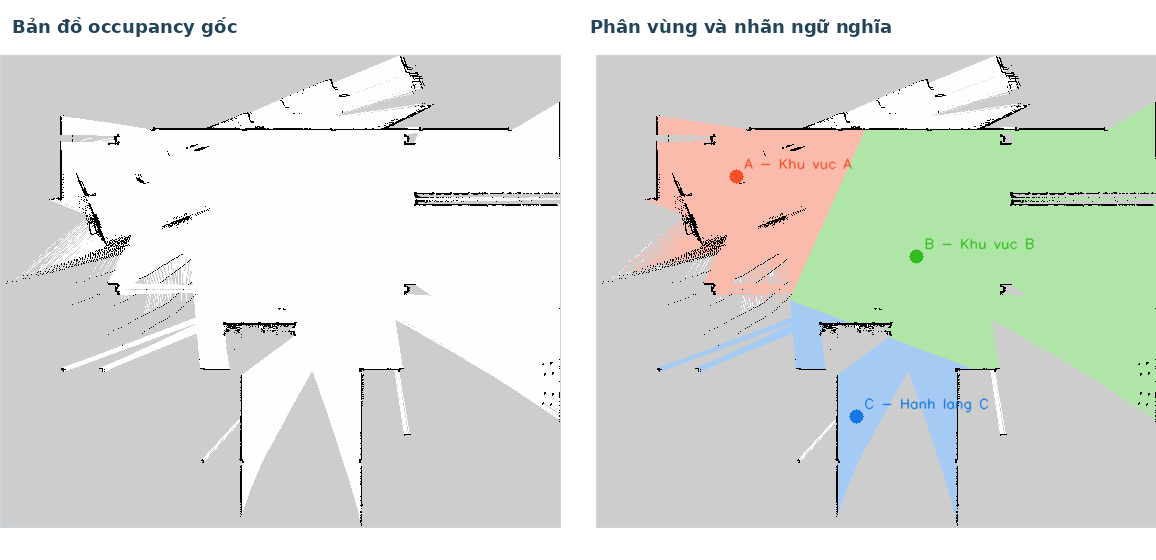
#> input picture reports/figures/map_so_sanh.png, 1156 x 560 px; its folder holds 4 pictures in this run; the run also reads 1 picture not shown here
$ python generate_report.py
#> lines starting #> are read from the running program, lines starting #| are printed output that depends on the picture
#!/usr/bin/env python3
"""Build an illustrated, editable DOCX report with embedded figures and tables."""
from pathlib import Path
from zipfile import ZipFile, ZIP_DEFLATED
from xml.sax.saxutils import escape
from PIL import Image

ROOT = Path(__file__).resolve().parents[1]
REPORTS = ROOT / 'reports'
FIG = REPORTS / 'figures'
OUT = REPORTS / 'bao_cao_bai_thuc_hanh_07.docx'
PAGE_W, PAGE_H = 11906, 16838
MARGIN = 900
CONTENT_W = PAGE_W - 2*MARGIN
EMU = 914400
IMG_IDS = {}

def r(text, size=22, bold=False, color=None, italic=False, font='Times New Roman'):
    p = [f'<w:rFonts w:ascii="{font}" w:hAnsi="{font}" w:eastAsia="{font}"/>',f'<w:sz w:val="{size}"/>']
    if bold: p.append('<w:b/>')
    if italic: p.append('<w:i/>')
    if color: p.append(f'<w:color w:val="{color}"/>')
    return '<w:r><w:rPr>'+''.join(p)+'</w:rPr><w:t xml:space="preserve">'+escape(text)+'</w:t></w:r>'

def p(text='', size=22, bold=False, color=None, align=None, before=0, after=110, italic=False, indent=0):
    props=[f'<w:spacing w:before="{before}" w:after="{after}" w:line="290" w:lineRule="auto"/>']
    if align: props.append(f'<w:jc w:val="{align}"/>')
    if indent: props.append(f'<w:ind w:left="{indent}"/>')
    return '<w:p><w:pPr>'+''.join(props)+'</w:pPr>'+r(text,size,bold,color,italic)+'</w:p>'

def heading(text, level=1):
    size=30 if level==1 else 25
    return p(text,size=size,bold=True,color='174A70',before=100 if level==1 else 80,after=120)

# [4 lines left out: function rich_paragraph, not called in this run]

def table(rows, widths=None, font_size=18, header=True):
    cols=max(len(row) for row in rows)
    if widths is None: widths=[CONTENT_W//cols]*cols
    widths=widths[:cols]
    borders='<w:tblBorders><w:top w:val="single" w:sz="5" w:color="9EB2BD"/><w:left w:val="single" w:sz="5" w:color="9EB2BD"/><w:bottom w:val="single" w:sz="5" w:color="9EB2BD"/><w:right w:val="single" w:sz="5" w:color="9EB2BD"/><w:insideH w:val="single" w:sz="4" w:color="B8C7CF"/><w:insideV w:val="single" w:sz="4" w:color="B8C7CF"/></w:tblBorders>'
    xml=['<w:tbl><w:tblPr><w:tblW w:w="0" w:type="auto"/><w:tblLayout w:type="fixed"/>',borders,'<w:tblCellMar><w:top w:w="70" w:type="dxa"/><w:left w:w="85" w:type="dxa"/><w:bottom w:w="70" w:type="dxa"/><w:right w:w="85" w:type="dxa"/></w:tblCellMar></w:tblPr><w:tblGrid>']
    for w in widths: xml.append(f'<w:gridCol w:w="{w}"/>')
    xml.append('</w:tblGrid>')
    for ri,row in enumerate(rows):
        xml.append('<w:tr>')
        for ci,cell in enumerate(row):
            val=str(cell)
            shade='<w:shd w:fill="DCEAF1"/>' if header and ri==0 else ''
            xml.append(f'<w:tc><w:tcPr><w:tcW w:w="{widths[ci]}" w:type="dxa"/>{shade}<w:vAlign w:val="center"/></w:tcPr>')
            xml.append(p(val,size=font_size,bold=header and ri==0,color='173C53' if header and ri==0 else None,after=10))
            xml.append('</w:tc>')
        xml.append('</w:tr>')
    xml.append('</w:tbl><w:p><w:pPr><w:spacing w:after="55"/></w:pPr></w:p>')
    return ''.join(xml)

def image(name, caption, max_width=CONTENT_W, max_height=int(3.2*EMU)):
    # Caller width is in twips; DrawingML extents use EMU.
    if max_width < 100000: max_width = int(max_width / 1440 * EMU)
    path=FIG/name
    with Image.open(path) as im: w,h=im.size
    scale=min(max_width/w,max_height/h)
    cx,cy=int(w*scale),int(h*scale)
    rid=IMG_IDS[name]
    drawing=(f'<w:p><w:pPr><w:jc w:val="center"/><w:spacing w:before="40" w:after="20"/></w:pPr>'
      f'<w:r><w:drawing><wp:inline distT="0" distB="0" distL="0" distR="0">'
      f'<wp:extent cx="{cx}" cy="{cy}"/><wp:effectExtent l="0" t="0" r="0" b="0"/>'
      f'<wp:docPr id="{len(IMG_IDS)}" name="{escape(name)}" descr="{escape(caption)}"/>'
      f'<wp:cNvGraphicFramePr><a:graphicFrameLocks xmlns:a="http://schemas.openxmlformats.org/drawingml/2006/main" noChangeAspect="1"/></wp:cNvGraphicFramePr>'
      f'<a:graphic xmlns:a="http://schemas.openxmlformats.org/drawingml/2006/main"><a:graphicData uri="http://schemas.openxmlformats.org/drawingml/2006/picture">'
      f'<pic:pic xmlns:pic="http://schemas.openxmlformats.org/drawingml/2006/picture"><pic:nvPicPr><pic:cNvPr id="0" name="{escape(name)}"/><pic:cNvPicPr/></pic:nvPicPr>'
      f'<pic:blipFill><a:blip r:embed="{rid}"/><a:stretch><a:fillRect/></a:stretch></pic:blipFill>'
      f'<pic:spPr><a:xfrm><a:off x="0" y="0"/><a:ext cx="{cx}" cy="{cy}"/></a:xfrm><a:prstGeom prst="rect"><a:avLst/></a:prstGeom></pic:spPr>'
      f'</pic:pic></a:graphicData></a:graphic></wp:inline></w:drawing></w:r></w:p>')
    return drawing+p(caption,size=17,color='586C77',align='center',after=90)

def pagebreak(): return '<w:p><w:r><w:br w:type="page"/></w:r></w:p>'

# Four local, embedded figures used by the report.
image_names=['map_so_sanh.png','architecture.png','pipeline_segmentation.png','demo_tuyen_C_B.png']
for idx,name in enumerate(image_names,1): IMG_IDS[name]=f'rId{idx}'
body=[]
# PAGE 1: cover and actual map evidence.
body += [p('BÁO CÁO THỰC HÀNH TUẦN 07',size=34,bold=True,color='174A70',align='center',before=120,after=70),
 p('PHÂN VÙNG BẢN ĐỒ VÀ ĐIỀU HƯỚNG ROBOT BẰNG GIỌNG NÓI',size=25,bold=True,color='2C637F',align='center',after=60),
 p('Ubuntu 22.04 · ROS 2 Humble · TurtleBot 4 Simulation · Nav2',size=20,align='center',after=180),
 p('Sinh viên: ........................................................................................................',size=21,after=70),
 p('Lớp: ......................................................     Ngày: 10/11/2026',size=21,after=140),
 p('Mục tiêu: gắn nhãn vùng trên occupancy grid, chuyển câu lệnh tiếng Việt thành waypoint, điều hướng robot qua Nav2 và ghi lại kết quả trên dashboard/RViz.',size=23,align='center',after=130),
 image('map_so_sanh.png','Hình 1. Bản đồ occupancy gốc và kết quả phân vùng ngữ nghĩa A/B/C.',CONTENT_W,int(3.0*EMU)),
 table([['03 vùng','14/14 test','04 tuyến','Video xác minh'],['A · B · C','đạt','Nav2 hoàn tất','H.264/AAC · 1600×600']],font_size=18),
 p('Tệp video cần nộp riêng lên Drive: tuan7_demo_phan_vung_va_dieu_huong.mp4 · 27 phút 03,7 giây. Bước Z được bỏ qua theo phạm vi chạy.',size=17,color='536873',align='center',after=0)]
#> in image, im is the input picture: PIL image 1156x560 RGB; mean R, G, B 217.5, 222.2, 215.7
body.append(pagebreak())
# PAGE 2
body += [heading('TÓM TẮT VÀ PHẠM VI ĐÁNH GIÁ'),
 p('Bản đồ occupancy grid thuận tiện cho định vị và lập kế hoạch nhưng không cung cấp tên gọi gần gũi với người sử dụng. Bài làm bổ sung lớp semantic map để các tọa độ trên map có thể được gọi bằng “khu vực A”, “phòng thí nghiệm” hoặc “hành lang”. Node ROS 2 nhận transcript, chuẩn hóa tiếng Việt, tìm các vùng trong cấu hình và gửi một chuỗi goal NavigateToPose theo đúng thứ tự.',size=22),
 p('Ảnh map có 560×472 pixel, resolution 0,05 m/pixel và origin [-13,1; -11,9; 0]. OpenCV tìm connected components của pixel free, kiểm tra ba seed, rồi phân chia phần không gian tự do được seed theo khoảng cách tới waypoint. Kết quả ảnh được tô màu và gắn nhãn; file JSON lưu vùng và tọa độ để kiểm tra lại.',size=22),
 p('Kiểm thử phần mềm được ghi nhận 14/14 đạt và build colcon thành công. Log mô phỏng xác nhận bốn lệnh: tới A, tới B, A→B và C→B. Hai route nhiều chặng có log gửi goal tuần tự và hoàn tất. Video được xác minh có cả khung RViz và dashboard. Báo cáo không gán độ chính xác ASR theo phần trăm vì chưa có tập âm thanh tham chiếu được gán transcript để tính WER.',size=22),
 heading('CẤU TRÚC BÁO CÁO',2),
 table([['Phần','Nội dung'],['1–3','Yêu cầu, kiến trúc ROS và nguồn map'],['4–6','Phân vùng ảnh, waypoint và parser câu lệnh'],['7–9','Vosk/dashboard, Nav2 và ảnh tuyến C→B'],['10–13','Test, kết quả chạy, giới hạn, cách tái lập']],font_size=19),
 p('Các hình trong báo cáo được nhúng vào tệp Word nên không phụ thuộc đường dẫn ảnh bên ngoài. Tệp nguồn ảnh cũng được giữ tại reports/figures để tiện cập nhật.',size=20),
 p('Mục tiêu kỹ thuật là kiểm chứng toàn bộ chuỗi xử lý chứ không chỉ chạy riêng mô hình nhận dạng: dữ liệu map phải hợp lệ; tên vùng phải tra cứu được; câu nhiều điểm phải giữ thứ tự; action phải trả trạng thái; giao diện phải chờ action trước khi chuyển bước. Cách chia lớp giúp phân biệt lỗi cấu hình map, lỗi parser, localization và planner.',size=22),
 p('Đầu ra được chia thành hai nhóm: artefact chạy được (source, cấu hình, map, model và test) và minh chứng kết quả (log, ảnh chụp màn hình, video, báo cáo). Video được giữ riêng để nộp qua Drive; thư mục GitHub tuần 7 chỉ chứa source cùng hướng dẫn để tránh repository quá nặng.',size=22)]
body.append(pagebreak())
# PAGE 3
body += [heading('1. YÊU CẦU VÀ TIÊU CHÍ NGHIỆM THU'),
 p('Đề bài đặt ra bốn yêu cầu cốt lõi. Một là chia occupancy map thành ít nhất ba khu vực có nhãn. Hai là tạo semantic mapping và pose đích hợp lệ. Ba là nhận dạng/diễn giải câu lệnh tiếng Việt. Bốn là gửi goal qua Nav2, đi qua vùng trung gian khi câu lệnh chỉ định tuyến và xử lý vùng không tồn tại mà không phát goal sai.',size=22),
 table([['Yêu cầu','Thiết kế thực hiện','Bằng chứng kiểm tra'],['Phân vùng ≥3 vùng','OpenCV + ba seed A/B/C, overlay PNG','map_segmented.png; JSON 3 vùng'],['Semantic mapping','regions.yaml: ID, tên, alias, pixel, pose','Các seed được test trên ô free'],['Nhận lệnh','Chuẩn hóa Unicode, regex theo alias','Unit test parser và log route'],['Nav2','Action NavigateToPose, frame map','4 route kết thúc trong log'],['Vùng không tồn tại','Không tra thấy ID thì báo lỗi','Unit test Z; bỏ qua Z ở demo']],font_size=18),
 p('Điều kiện tiên quyết khi chạy là map server và AMCL hoạt động, transform đến frame map sẵn sàng, Nav2 lifecycle active, và initial pose được đặt. Nếu bỏ qua khởi tạo localization, action có thể không lập được đường hoặc dùng pose ban đầu sai. Do đó kết quả nghiệm thu được phân tầng: test logic độc lập; build package; chạy simulator; sau cùng quan sát robot và dashboard.',size=22),
 p('Bằng chứng video cần đồng thời cho thấy trạng thái hệ thống và chuyển động. Bản demo ghép cửa sổ RViz với dashboard theo chiều ngang, không lấy toàn màn hình. Bảng kết quả ở phần 11 ghi riêng từng lệnh, vùng được phân giải, thứ tự goal và trạng thái cuối.',size=22),
 p('Tiêu chí “đúng đích” trong mô phỏng là action Nav2 trả kết quả thành công với waypoint cấu hình và localization/costmap cho thấy robot đến vùng tương ứng. Unit test không xác nhận chuyển động; log action cũng không chứng minh tên gọi vật lý của phòng. Báo cáo vì vậy tách ảnh segmentation, kết quả parse và trạng thái route.',size=22),
 p('Phạm vi không gồm điều khiển robot thật, kiểm tra an toàn với người trong môi trường thật, hay đo WER. Vùng Z có unit test parser riêng nhưng không được chạy trong video theo yêu cầu demo.',size=22),
 p('Tiêu chí “đúng đích” trong mô phỏng được hiểu là action Nav2 trả kết quả thành công với waypoint cấu hình và AMCL/costmap cho thấy robot tới vùng tương ứng. Bộ test đơn vị không thể xác nhận chuyển động; log action cũng không xác nhận tên gọi vật lý của phòng. Vì thế báo cáo tách riêng ảnh segmentation, kết quả parse và trạng thái route thay vì gộp thành một nhận xét chung.',size=22),
 p('Phạm vi không bao gồm điều khiển robot thật, kiểm tra an toàn người–robot trong môi trường có người, hay đánh giá WER. Bước Z có unit test ở mức parser nhưng được bỏ qua trong video theo yêu cầu demo.',size=22)]
body.append(pagebreak())
# PAGE 4
body += [heading('2. KIẾN TRÚC ROS 2 VÀ LUỒNG DỮ LIỆU'),
 image('architecture.png','Hình 2. Kiến trúc node và các luồng dữ liệu trong hệ thống.',CONTENT_W,int(3.5*EMU)),
 p('Lớp giao tiếp gồm microphone, Vosk và dashboard. Lớp điều phối là `voice_navigation.py`: chuẩn hóa transcript, ánh xạ alias sang ID, tra cấu hình waypoint và vận hành action client. Lớp robot gồm map server, AMCL, Nav2, TurtleBot 4 và Gazebo. Tách lớp cho phép kiểm tra parser mà không cần bật robot.',size=22),
 p('Topic `/voice_command` dùng `std_msgs/String` làm đầu vào văn bản. `/amcl_pose` dùng để chờ localization. Action `/navigate_to_pose` nhận từng pose trong frame `map`. Simulator cung cấp `/clock`, scan, odometry và TF. Dashboard hiển thị câu lệnh đang chờ, transcript/log và trạng thái điều hướng.',size=22),
 p('Parser quyết định câu tương ứng với ID nào; semantic map cung cấp pose; Nav2 lập kế hoạch và điều khiển robot. Khi transcript không chứa vùng hợp lệ, node báo lỗi trước khi gọi action. Với route nhiều chặng, callback kết quả của goal hiện tại khởi tạo goal kế tiếp chỉ khi chặng hiện tại thành công. Nhờ đó, thứ tự được kiểm chứng ở cả logic lẫn log runtime.',size=22),
 p('AMCL và map server phối hợp trong frame map. AMCL dùng laser scan/odom để ước lượng transform map→odom; robot state publisher cùng odometry cung cấp chuỗi TF tới base_link. Costmap tổng hợp static map và dữ liệu cảm biến để planner/controller chọn đường an toàn. Khi RViz báo localization inactive hoặc TF thiếu, cần xử lý điều kiện này trước khi diễn giải lỗi goal.',size=22),
 p('Trong triển khai, `voice_dashboard` quản lý cửa sổ hướng dẫn; node điều hướng phụ trách ROS subscription/action. Bố trí process riêng tránh chặn GUI khi action đang chờ. Giao diện chỉ hiển thị chỉ dẫn tiếp theo sau callback kết quả, nhờ vậy người dùng không vô tình gửi lệnh mới trong khi route cũ còn chạy.',size=22)]
#> call 2 of image, with name = 'architecture.png', max_width = 10106, max_height = 3200400
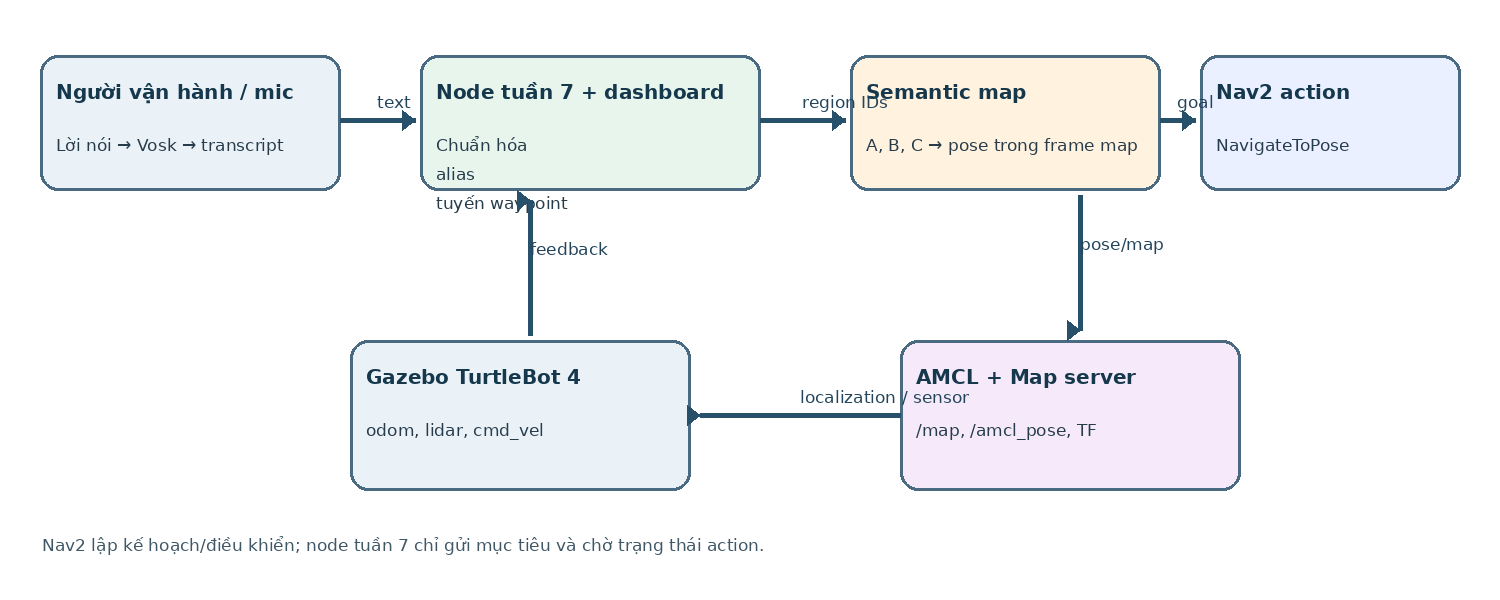
#> input picture reports/figures/architecture.png, 1500 x 600 px
#> in image, im is the input picture: PIL image 1500x600 RGB; mean R, G, B 243, 244.7, 246.2
body.append(pagebreak())
# PAGE 5
body += [heading('3. DỮ LIỆU MAP VÀ HỆ TỌA ĐỘ'),
 image('map_so_sanh.png','Hình 3. Map gốc bên trái và lớp vùng ngữ nghĩa bên phải; các nhãn được đặt trên không gian tự do.',CONTENT_W,int(3.5*EMU)),
 p('Map đầu vào gồm `maps/map.pgm` và `maps/map.yaml`. Metadata: mode trinary; resolution 0,05 m; origin [-13,1; -11,9; 0]; negate 0; occupied threshold 0,65; free threshold 0,25. Nguồn map và quan hệ với map SLAM được ghi trong SOURCE.md của workspace.',size=22),
 p('Ảnh số có gốc ở góc trên trái nên v tăng xuống. Tọa độ map có y tăng lên. Với chiều cao H=472, pixel center (u,v) đổi sang world như sau:',size=22),
 p('x = x₀ + (u + 0,5) r     ;     y = y₀ + (H − v − 0,5) r',size=24,bold=True,color='174A70',align='center',before=30,after=130),
 p('Ví dụ A tại (140,120): x=−13,1+(140,5×0,05)=−6,075 m; y=−11,9+(351,5×0,05)=5,675 m. Hàm `pixel_to_world` còn tính phép quay theo origin yaw. Unit test xác nhận cả đổi trục y và các seed của bản đồ hiện tại.',size=22),
 p('Bản map có nhiễu và các không gian nối nhau; nhãn A/B/C là waypoint thử nghiệm chứ chưa là phân loại kiến trúc đã khảo sát. Pixel seed nằm trong ô free chỉ là điều kiện cần; trước khi dùng map khác cần xem footprint, inflation radius và khoảng trống quay trên RViz.',size=21),
 p('Mode trinary ánh xạ xác suất occupancy thành occupied, free hoặc unknown theo hai threshold. Những ô unknown không nên xem như lối đi; ảnh segmentation chỉ nhận pixel trắng gần mức 255 làm free, do đó vùng xám và đen không bị gán vào partition. Ảnh PGM là grayscale 8-bit; độ phân giải bảo đảm tọa độ đổi từ pixel sang mét nhất quán.',size=21),
 p('Khi origin yaw khác 0, hàm đổi tọa độ trước tiên tính vector cục bộ rồi quay bằng cos(yaw), sin(yaw). Hiện map dùng yaw 0 nên phép quay không làm thay đổi kết quả. Sai số chọn pixel ±1 tương ứng khoảng ±0,05 m theo mỗi trục; điểm tâm pixel có offset 0,5 cell để tránh lệch nửa ô.',size=21)]
body.append(pagebreak())
# PAGE 6
body += [heading('4. THUẬT TOÁN PHÂN VÙNG VÀ ẢNH ĐẦU RA'),
 image('pipeline_segmentation.png','Hình 4. Pipeline xử lý ảnh occupancy, tạo connected components và phân vùng theo semantic seed.',CONTENT_W,int(2.5*EMU)),
 p('Hàm `load_map` đọc YAML, giải quyết đường dẫn ảnh tương đối và tải PGM thành grayscale. Hàm `segment` tạo mask bằng điều kiện pixel xám ≥250, rồi gọi `cv2.connectedComponentsWithStats` với connectivity 8. Thành phần nhỏ hơn 40 pixel không được đưa vào danh sách mô tả. Bản đồ hiện tại có bốn thành phần free vượt ngưỡng; component lớn nhất có 111.780 pixel.',size=21),
 p('Exporter kiểm tra mỗi seed nằm trong biên ảnh và pixel tại seed có giá trị free. Các seed thuộc cùng component được so khoảng cách bình phương `(x−u)²+(y−v)²`; mỗi pixel của component được gán cho seed gần nhất. Mask được pha màu trên nền xám, sau đó vẽ marker và nhãn A/B/C.',size=21),
 p('Cách làm này giữ tường và biên của component; không cần watershed. Tuy nhiên khi hành lang/phòng nằm trong cùng một component, ranh giới Voronoi chỉ chia vùng theo hình học, không phát hiện cửa hay chức năng phòng. Nếu map có tường hở do SLAM, các vùng nhập làm một component lớn. Muốn segmentation kiến trúc chính xác cần chỉnh map hoặc vẽ polygon ranh giới có giám sát.',size=21),
 p('Đầu ra `map_segmented.png` phục vụ kiểm tra trực quan; `segmented_regions.json` ghi map, component centroid, ID, nhãn, alias, pixel, goal và diện tích pixel từng partition.',size=21),
 p('Nếu N là số pixel và K là số seed cùng component, bước gán nhãn tính khoảng cách tới K seed nên chi phí xấp xỉ O(NK); K hiện bằng tối đa ba nên phù hợp với map nhỏ 560×472. Dùng khoảng cách bình phương tránh phép căn bậc hai không cần thiết. Connected components chạy tuyến tính theo số pixel.',size=21),
 p('Ngưỡng 250 được chọn để chỉ lấy vùng gần trắng, giảm nguy cơ đưa ô xám chưa chắc chắn vào mặt nạ đi được. Đổi ngưỡng có thể làm vùng free phân mảnh hoặc nối qua nhiễu. Kiểm tra định lượng gồm số component, diện tích và kiểm tra từng seed; kiểm tra trực quan gồm so ảnh màu cạnh PGM gốc để phát hiện vùng tô đè tường.',size=21)]
#> call 4 of image, with name = 'pipeline_segmentation.png', max_width = 10106, max_height = 2286000
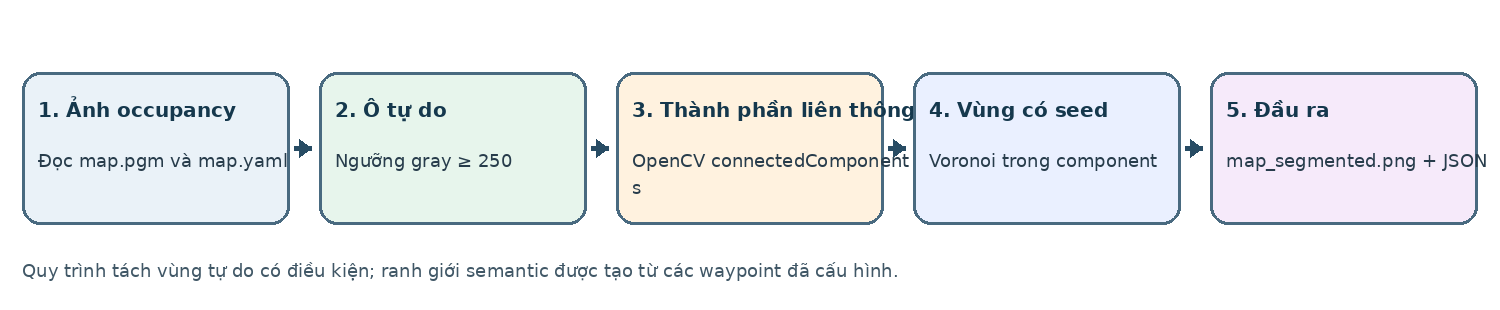
#> input picture reports/figures/pipeline_segmentation.png, 1500 x 310 px
#> in image, im is the input picture: PIL image 1500x310 RGB; mean R, G, B 238.1, 240, 241.8
#> (the rest of the program and of its run is left out)
